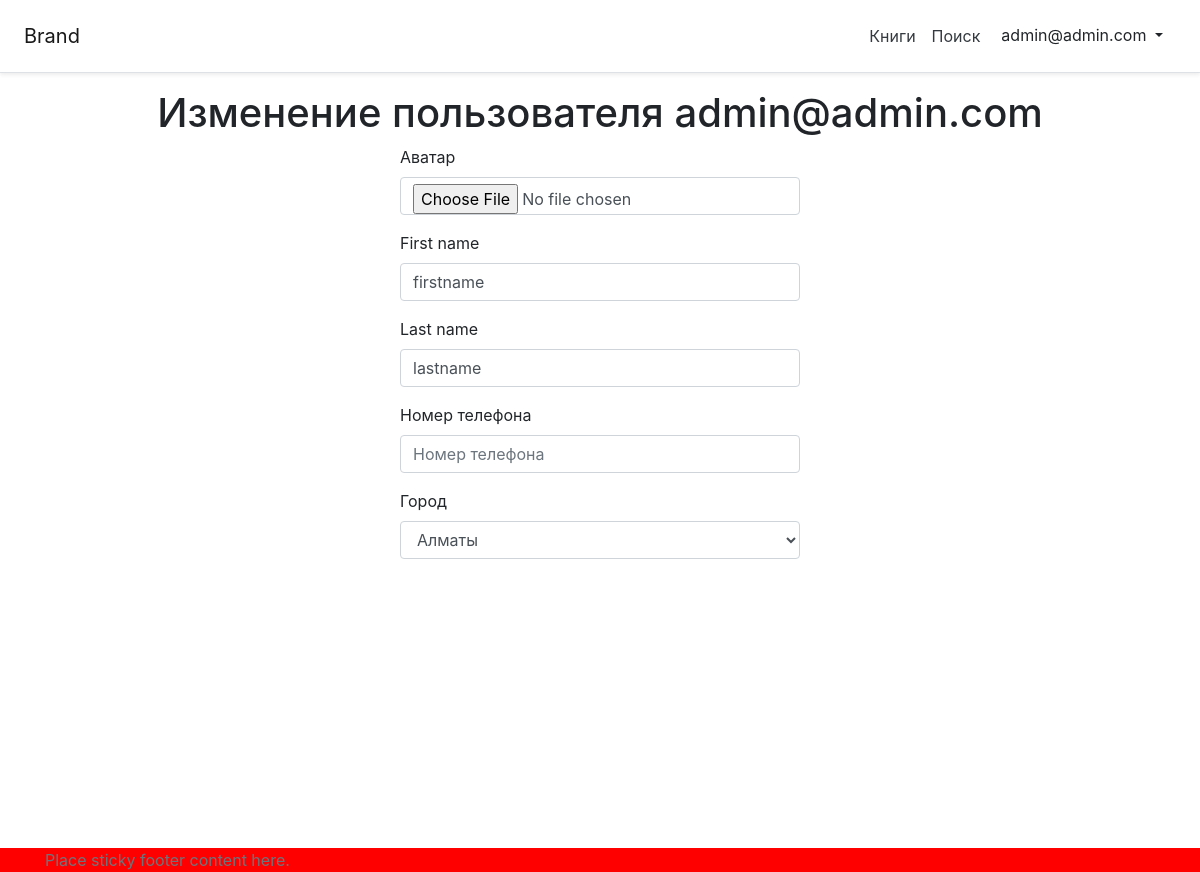
The page /users/1/update/ (signed in) on the database its author committed.
### users/models.py (models this page shows, shortened)
class CustomUser(AbstractUser):
    city = models.ForeignKey(City, on_delete=models.DO_NOTHING, null=True, verbose_name='Город')
    avatar = models.ImageField(verbose_name='Аватар', upload_to=get_avatar_path, blank=True, null=True)
    phone_number = PhoneNumberField(blank=True, null=True, unique=True, verbose_name='Номер телефона')
    def get_absolute_url(self):
        return reverse('users:user_detail', args=[str(self.pk)])

### users/views.py (the view)
# urls.py: path('<int:pk>/update/', CustomUserUpdateView.as_view(), name='user_update'),
class CustomUserUpdateView(LoginRequiredMixin, UserPassesTestMixin, UpdateView):
    model = get_user_model()
    fields = ('avatar', 'first_name', 'last_name', 'phone_number', 'city')
    template_name = 'users/user_update.html'
    def test_func(self):
        return self.get_object() == self.request.user

### users/models.py (called while the page is built)
    def __str__(self):
        return self.name

### users/templates/users/user_update.html (shortened to what this page needs)
{% extends '_base.html' %}
{% load bootstrap4 %}
{% load static %}
{% block staticfile %}
    <link rel="stylesheet" href="{% static 'css/form.css' %}">
{% endblock %}
{% block content %}
    <div class="container">
        <h1 class="text-center">Изменение пользователя {{ user.email }}</h1>
        <div class="form-center">
        <form method="post" enctype="multipart/form-data">
            {% bootstrap_form form %}
        </form>
        </div>
    </div>
{% endblock %}

### templates/_base.html (shortened to what this page needs)
{% load bootstrap4 %}
{% load static %}
<!DOCTYPE html>
<html lang="ru">
<head>
    {% bootstrap_css %}
    <link rel="stylesheet" href="{% static 'css/main.css' %}">
    {% block staticfile %}
    {% endblock %}
</head>
<body>
  <div id="body-content">
    <nav class="navbar navbar-expand-lg navbar-light d-flex flex-column flex-md-row p-3 px-md-4 mb-3 bg-white border-bottom shadow-sm">
      <a class="navbar-brand" href="#">Brand</a>
      <div class="collapse navbar-collapse" id="navbarSupportedContent">
        <ul class="navbar-nav ml-auto">
          <li class="nav-item">
            <a class="nav-link p-2 text-dark" href="{% url 'book:book_list' %}">Книги</a>
          </li>
          <li class="nav-item">
            <a class="nav-link p-2 text-dark" href="{% url 'book:search' %}">Поиск</a>
          </li>
          <li class="nav-item">
            {% if user.is_authenticated %}
            <div class="dropdown open">
                <a class="btn dropdown-toggle" id="dropdownMenuLink" data-toggle="dropdown" aria-haspopup="true" aria-expanded="false">
                  {{ user.email }}
                </a>
            </div>
          {% else %}
            <a class="btn btn-outline-primary" href="{% url 'account_login' %}">Войти</a>
          {% endif %}
          </li>
        </ul>
      </div>
    </nav>
      {% block content %}
      {% endblock %}
    </div>
    <div id="footer" class="mt-5">
      <div class="container">
        <span class="text-muted">Place sticky footer content here.</span>
      </div>
    </div>
</body>
</html>

### static/css/main.css (style rules this page uses)
body { overflow-x:hidden; }
#body-content { min-height: 100vh; }
#footer { background-color: red; }

### static/css/form.css (style rules this page uses)
.form-center { width: 100%; max-width: 400px; margin: auto; }

### rows shown on the page
CustomUser: email "admin@admin.com", first_name "firstname", last_name "lastname", city "Алматы"
